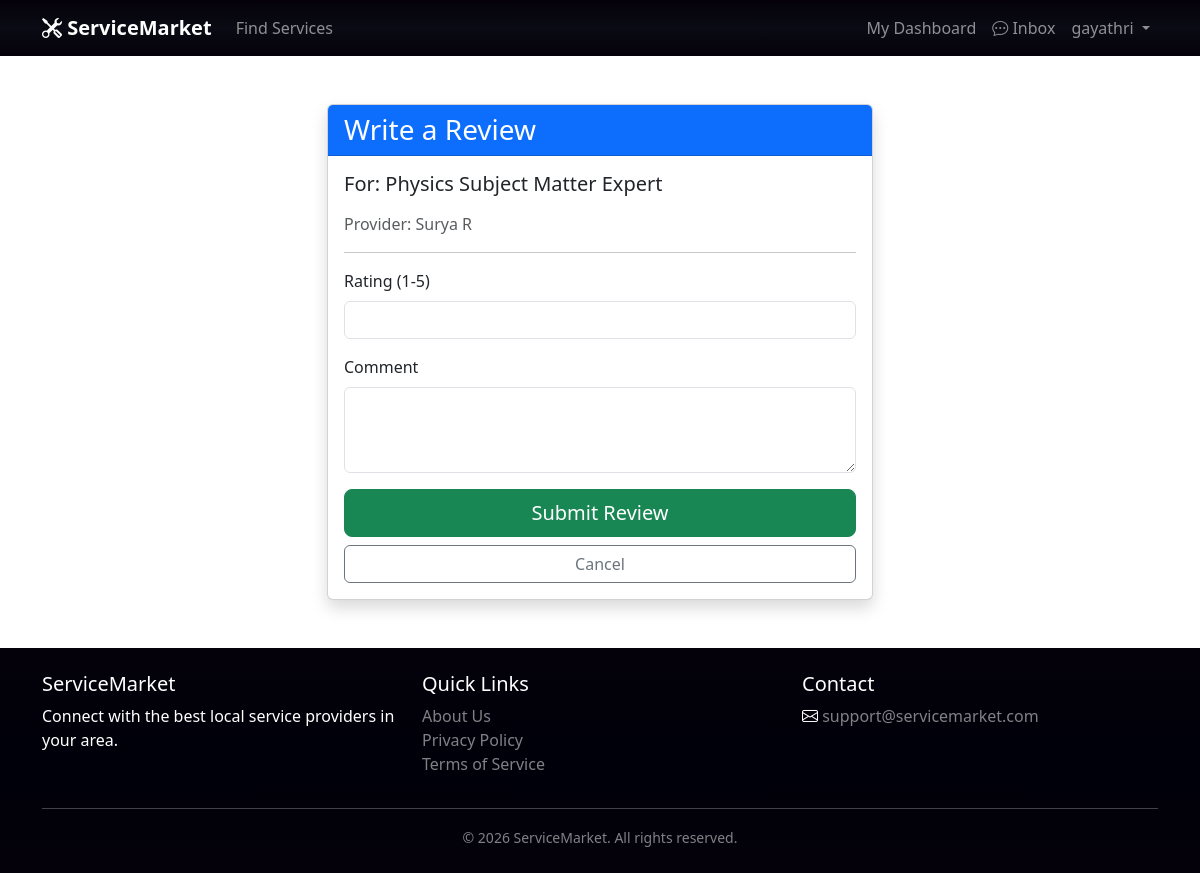
The page /reviews/add/2/ (signed in) on the database its author committed.
### accounts/models.py (models this page shows, shortened)
class User(AbstractUser):
    first_name = models.CharField(max_length=150, blank=True)
    last_name = models.CharField(max_length=150, blank=True)
    ROLE_CHOICES = (
        ('customer', 'Customer'),
        ('provider', 'Provider'),
        ('both', 'Both'),
        ('none', 'None'),
    )
    role = models.CharField(max_length=10, choices=ROLE_CHOICES, default='none')
    email = models.EmailField(unique=True)

### bookings/models.py (models this page shows, shortened)
class Booking(models.Model):
    STATUS_CHOICES = (
        ('pending', 'Pending'),
        ('confirmed', 'Confirmed'),
        ('completed', 'Completed'),
        ('cancelled', 'Cancelled'),
    )
    customer = models.ForeignKey(User, on_delete=models.CASCADE, related_name='bookings')
    service = models.ForeignKey(Service, on_delete=models.CASCADE, related_name='bookings')
    date = models.DateField()
    time = models.TimeField()
    status = models.CharField(max_length=20, choices=STATUS_CHOICES, default='pending')
    notes = models.TextField(blank=True)
    created_at = models.DateTimeField(auto_now_add=True)
    updated_at = models.DateTimeField(auto_now=True)
    class Meta:
        ordering = ['-created_at']

### services/models.py (models this page shows, shortened)
class Service(models.Model):
    provider = models.ForeignKey(User, on_delete=models.CASCADE, related_name='services')
    category = models.ForeignKey(Category, on_delete=models.CASCADE, related_name='services')
    title = models.CharField(max_length=200)
    description = models.TextField()
    price = models.DecimalField(max_digits=10, decimal_places=2)
    image = models.ImageField(upload_to='services/', blank=True, null=True)
    STATUS_CHOICES = (
        ('active', 'Active'),
        ('inactive', 'Inactive'),
    )
    status = models.CharField(max_length=10, choices=STATUS_CHOICES, default='active')
    created_at = models.DateTimeField(auto_now_add=True)
    updated_at = models.DateTimeField(auto_now=True)

### reviews/views.py (the view)
# urls.py: path('add/<int:booking_id>/', views.add_review, name='add_review'),
@login_required
def add_review(request, booking_id):
    booking = get_object_or_404(Booking, pk=booking_id, customer=request.user)
    if booking.status != 'completed':
        messages.error(request, 'You can only review completed bookings.')
        return redirect('customer_bookings')
    if hasattr(booking, 'review'):
        messages.error(request, 'You have already reviewed this booking.')
        return redirect('customer_bookings')
    if request.method == 'POST':
        form = ReviewForm(request.POST)
        if form.is_valid():
            review = form.save(commit=False)
            review.booking = booking
            review.save()
            messages.success(request, 'Review submitted successfully!')
            return redirect('service_detail', pk=booking.service.pk)
    else:
        form = ReviewForm()
    return render(request, 'reviews/add_review.html', {'form': form, 'booking': booking})

### reviews/forms.py
class ReviewForm(forms.ModelForm):
    class Meta:
        model = Review
        fields = ('rating', 'comment')
        widgets = {
            'rating': forms.NumberInput(attrs={'min': 1, 'max': 5, 'class': 'form-control'}),
            'comment': forms.Textarea(attrs={'class': 'form-control', 'rows': 3}),
        }

### templates/reviews/add_review.html (shortened to what this page needs)
{% extends 'base.html' %}
{% load static %}
{% block content %}
<div class="container py-5">
    <div class="row justify-content-center">
        <div class="col-md-6">
            <div class="card shadow">
                <div class="card-header bg-primary text-white">
                    <h3 class="card-title mb-0">Write a Review</h3>
                </div>
                <div class="card-body">
                    <h5 class="mb-3">For: {{ booking.service.title }}</h5>
                    <p class="text-muted">Provider: {{ booking.service.provider.get_full_name|default:booking.service.provider.username }}</p>
                    <hr>
                    <form method="post">
                        <div class="mb-3">
                            <label for="id_rating" class="form-label">Rating (1-5)</label>
                            {{ form.rating }}
                        </div>
                        <div class="mb-3">
                            <label for="id_comment" class="form-label">Comment</label>
                            {{ form.comment }}
                        </div>
                        <div class="d-grid gap-2">
                            <button type="submit" class="btn btn-success btn-lg">Submit Review</button>
                            <a href="{% url 'customer_bookings' %}" class="btn btn-outline-secondary">Cancel</a>
                        </div>
                    </form>
                </div>
            </div>
        </div>
    </div>
</div>
{% endblock %}

### templates/base.html (shortened to what this page needs)
{% load static %}
<!DOCTYPE html>
<html lang="en">
<head>
    <link href="https://cdn.jsdelivr.net/npm/bootstrap@5.3.0/dist/css/bootstrap.min.css" rel="stylesheet">
    <link rel="stylesheet" href="https://cdn.jsdelivr.net/npm/bootstrap-icons@1.10.0/font/bootstrap-icons.css">
    <link rel="stylesheet" href="{% static 'css/style.css' %}">
</head>
<body class="d-flex flex-column min-vh-100">
    <nav class="navbar navbar-expand-lg navbar-dark  sticky-top" style="background: linear-gradient(#04010a, #0a0b14, #04010a);">
        <div class="container">
            <a class="navbar-brand fw-bold" href="{% url 'home' %}">
                <i class="bi bi-tools"></i> ServiceMarket
            </a>
            <div class="collapse navbar-collapse" id="navbarNav">
                <ul class="navbar-nav me-auto">
                    <li class="nav-item">
                        <a class="nav-link" href="{% url 'service_list' %}">Find Services</a>
                    </li>
                </ul>
                <ul class="navbar-nav ms-auto">
                    {% if user.is_authenticated %}
                    <li class="nav-item">
                        <a class="nav-link" href="{% url 'dashboard' %}">My Dashboard</a>
                    </li>
                    <li class="nav-item">
                        <a class="nav-link" href="{% url 'inbox' %}">
                            <i class="bi bi-chat-dots"></i> Inbox
                        </a>
                    </li>
                    <li class="nav-item dropdown">
                        <a class="nav-link dropdown-toggle" href="#" id="navbarDropdown" role="button"
                            data-bs-toggle="dropdown">
                            {{ user.username }}
                        </a>
                    </li>
                    {% endif %}
                </ul>
            </div>
        </div>
    </nav>
    <main class="flex-grow-1">
        {% block content %}{% endblock %}
    </main>
    <footer class="text-white py-4 mt-auto" style="background: linear-gradient(#04010a, #00000a, #04010a);">
        <div class="container">
            <div class="row">
                <div class="col-md-4">
                    <h5>ServiceMarket</h5>
                    <p>Connect with the best local service providers in your area.</p>
                </div>
                <div class="col-md-4">
                    <h5>Quick Links</h5>
                    <ul class="list-unstyled">
                        <li><a href="#" class="text-white-50 text-decoration-none">About Us</a></li>
                        <li><a href="#" class="text-white-50 text-decoration-none">Privacy Policy</a></li>
                        <li><a href="#" class="text-white-50 text-decoration-none">Terms of Service</a></li>
                    </ul>
                </div>
                <div class="col-md-4">
                    <h5>Contact</h5>
                    <p><i class="bi bi-envelope"></i> <a href="mailto:support@servicemarket.com"
                            class="text-white-50 text-decoration-none">support@servicemarket.com</a></p>
                </div>
            </div>
            <hr>
            <div class="text-center text-white-50">
                <small>&copy; 2026 ServiceMarket. All rights reserved.</small>
            </div>
        </div>
    </footer>
</body>
</html>

### rows shown on the page
User: username "gayathri"
Booking: service "Physics Subject Matter Expert", service.provider.get_full_name "Surya R"
